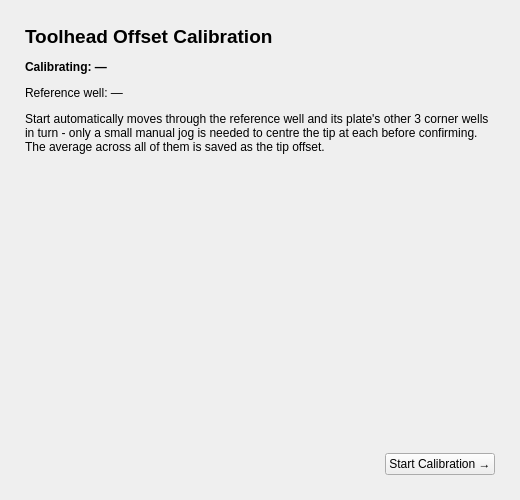
<?xml version="1.0" encoding="UTF-8"?>
<ui version="4.0">
 <class>ToolheadCalibrationDialog</class>
 <widget class="QWidget" name="ToolheadCalibrationDialog">
  <property name="geometry">
   <rect><x>0</x><y>0</y><width>520</width><height>500</height></rect>
  </property>
  <property name="windowTitle"><string>Toolhead Calibration</string></property>

  <layout class="QVBoxLayout" name="dialog_root">
   <property name="spacing"><number>12</number></property>
   <property name="leftMargin"><number>16</number></property>
   <property name="topMargin"><number>16</number></property>
   <property name="rightMargin"><number>16</number></property>
   <property name="bottomMargin"><number>16</number></property>

   <item>
    <widget class="QStackedWidget" name="page_stack">

     <!-- ── Page 0: Intro ── -->
     <widget class="QWidget" name="page_intro">
      <layout class="QVBoxLayout" name="intro_layout">
       <property name="spacing"><number>12</number></property>
       <item>
        <widget class="QLabel" name="intro_title">
         <property name="text"><string>Toolhead Offset Calibration</string></property>
         <property name="font"><font><pointsize>14</pointsize><bold>true</bold></font></property>
        </widget>
       </item>
       <item>
        <widget class="QLabel" name="toolhead_name_lbl">
         <property name="text"><string>Calibrating: —</string></property>
         <property name="font"><font><bold>true</bold></font></property>
        </widget>
       </item>
       <item>
        <widget class="QLabel" name="cal_ref_well_lbl">
         <property name="text"><string>Reference well: —</string></property>
        </widget>
       </item>
       <item>
        <widget class="QLabel" name="intro_body">
         <property name="text"><string>Start automatically moves through the reference well and its plate's other 3 corner wells in turn - only a small manual jog is needed to centre the tip at each before confirming. The average across all of them is saved as the tip offset.</string></property>
         <property name="wordWrap"><bool>true</bool></property>
        </widget>
       </item>
       <item>
        <spacer>
         <property name="orientation"><enum>Qt::Orientation::Vertical</enum></property>
         <property name="sizeHint" stdset="0"><size><width>20</width><height>20</height></size></property>
        </spacer>
       </item>
       <item>
        <layout class="QHBoxLayout">
         <item>
          <spacer>
           <property name="orientation"><enum>Qt::Orientation::Horizontal</enum></property>
           <property name="sizeHint" stdset="0"><size><width>40</width><height>20</height></size></property>
          </spacer>
         </item>
         <item>
          <widget class="QPushButton" name="start_cal_btn">
           <property name="text"><string>Start Calibration →</string></property>
           <property name="minimumWidth"><number>140</number></property>
          </widget>
         </item>
        </layout>
       </item>
      </layout>
     </widget>

     <!-- ── Page 1: Corner sequence ── -->
     <widget class="QWidget" name="page_corners">
      <layout class="QVBoxLayout" name="corners_layout">
       <property name="spacing"><number>8</number></property>

       <item>
        <widget class="QLabel" name="corner_title_lbl">
         <property name="text"><string>Corner 1 of 4</string></property>
         <property name="font"><font><pointsize>13</pointsize><bold>true</bold></font></property>
        </widget>
       </item>
       <item>
        <widget class="QLabel" name="corner_instruction_lbl">
         <property name="text"><string>Jog the tip to the centre of the well, then confirm.</string></property>
         <property name="wordWrap"><bool>true</bool></property>
        </widget>
       </item>

       <!-- Diagram + progress side by side -->
       <item>
        <layout class="QHBoxLayout">
         <property name="spacing"><number>16</number></property>
         <item>
          <widget class="QLabel" name="corner_diagram_lbl">
           <property name="minimumSize"><size><width>200</width><height>200</height></size></property>
           <property name="maximumSize"><size><width>200</width><height>200</height></size></property>
           <property name="frameShape"><enum>QFrame::Shape::NoFrame</enum></property>
           <property name="text"><string></string></property>
           <property name="alignment"><set>Qt::AlignmentFlag::AlignCenter</set></property>
          </widget>
         </item>
         <item>
          <layout class="QVBoxLayout">
           <property name="spacing"><number>6</number></property>
           <item>
            <widget class="QLabel">
             <property name="text"><string>Progress</string></property>
             <property name="font"><font><bold>true</bold></font></property>
            </widget>
           </item>
           <item>
            <widget class="QLabel" name="corner1_status_lbl">
             <property name="text"><string>○  -</string></property>
             <property name="font"><font><family>monospace</family></font></property>
            </widget>
           </item>
           <item>
            <widget class="QLabel" name="corner2_status_lbl">
             <property name="text"><string>○  -</string></property>
             <property name="font"><font><family>monospace</family></font></property>
            </widget>
           </item>
           <item>
            <widget class="QLabel" name="corner3_status_lbl">
             <property name="text"><string>○  -</string></property>
             <property name="font"><font><family>monospace</family></font></property>
            </widget>
           </item>
           <item>
            <widget class="QLabel" name="corner4_status_lbl">
             <property name="text"><string>○  -</string></property>
             <property name="font"><font><family>monospace</family></font></property>
            </widget>
           </item>
           <item>
            <spacer>
             <property name="orientation"><enum>Qt::Orientation::Vertical</enum></property>
             <property name="sizeHint" stdset="0"><size><width>20</width><height>10</height></size></property>
            </spacer>
           </item>
          </layout>
         </item>
        </layout>
       </item>

       <!-- Jog controls -->
       <item>
        <widget class="QGroupBox" name="jog_group">
         <property name="title"><string>Jog</string></property>
         <layout class="QHBoxLayout" name="jog_outer">
          <property name="spacing"><number>20</number></property>
          <item>
           <layout class="QGridLayout" name="xy_jog_grid">
            <property name="spacing"><number>2</number></property>
            <item row="0" column="1">
             <widget class="QPushButton" name="jog_y_pos_btn">
              <property name="text"><string>▲</string></property>
              <property name="maximumWidth"><number>40</number></property>
             </widget>
            </item>
            <item row="1" column="0">
             <widget class="QPushButton" name="jog_x_neg_btn">
              <property name="text"><string>◄</string></property>
              <property name="maximumWidth"><number>40</number></property>
             </widget>
            </item>
            <item row="1" column="2">
             <widget class="QPushButton" name="jog_x_pos_btn">
              <property name="text"><string>►</string></property>
              <property name="maximumWidth"><number>40</number></property>
             </widget>
            </item>
            <item row="2" column="1">
             <widget class="QPushButton" name="jog_y_neg_btn">
              <property name="text"><string>▼</string></property>
              <property name="maximumWidth"><number>40</number></property>
             </widget>
            </item>
           </layout>
          </item>
          <item>
           <layout class="QVBoxLayout">
            <item>
             <widget class="QPushButton" name="jog_z_pos_btn">
              <property name="text"><string>Z ▲</string></property>
             </widget>
            </item>
            <item>
             <widget class="QPushButton" name="jog_z_neg_btn">
              <property name="text"><string>Z ▼</string></property>
             </widget>
            </item>
           </layout>
          </item>
          <item>
           <layout class="QVBoxLayout">
            <item>
             <widget class="QLabel">
              <property name="text"><string>Step (mm)</string></property>
             </widget>
            </item>
            <item>
             <widget class="QDoubleSpinBox" name="jog_step_spin">
              <property name="minimum"><double>0.100000000000000</double></property>
              <property name="maximum"><double>10.000000000000000</double></property>
              <property name="singleStep"><double>0.100000000000000</double></property>
              <property name="value"><double>0.500000000000000</double></property>
              <property name="maximumWidth"><number>80</number></property>
             </widget>
            </item>
            <item>
             <spacer>
              <property name="orientation"><enum>Qt::Orientation::Vertical</enum></property>
              <property name="sizeHint" stdset="0"><size><width>20</width><height>10</height></size></property>
             </spacer>
            </item>
           </layout>
          </item>
         </layout>
        </widget>
       </item>

       <!-- Bottom bar -->
       <item>
        <layout class="QHBoxLayout">
         <item>
          <widget class="QPushButton" name="abort_cal_btn">
           <property name="text"><string>Abort</string></property>
           <property name="maximumWidth"><number>70</number></property>
          </widget>
         </item>
         <item>
          <spacer>
           <property name="orientation"><enum>Qt::Orientation::Horizontal</enum></property>
           <property name="sizeHint" stdset="0"><size><width>40</width><height>20</height></size></property>
          </spacer>
         </item>
         <item>
          <widget class="QPushButton" name="confirm_corner_btn">
           <property name="text"><string>Confirm Corner 1 ✓</string></property>
           <property name="minimumWidth"><number>150</number></property>
          </widget>
         </item>
        </layout>
       </item>

      </layout>
     </widget>

     <!-- ── Page 2: Results ── -->
     <widget class="QWidget" name="page_results">
      <layout class="QVBoxLayout" name="results_layout">
       <property name="spacing"><number>16</number></property>
       <item>
        <widget class="QLabel" name="results_title">
         <property name="text"><string>Calibration Complete</string></property>
         <property name="font"><font><pointsize>14</pointsize><bold>true</bold></font></property>
        </widget>
       </item>
       <item>
        <widget class="QGroupBox" name="offset_group">
         <property name="title"><string>Measured Well Centre — absolute machine position (not the offset)</string></property>
         <layout class="QVBoxLayout">
          <item>
           <widget class="QLabel" name="offset_x_lbl">
            <property name="text"><string>Measured well centre X:   ---  mm</string></property>
            <property name="font"><font><family>monospace</family><pointsize>12</pointsize></font></property>
           </widget>
          </item>
          <item>
           <widget class="QLabel" name="offset_y_lbl">
            <property name="text"><string>Measured well centre Y:   ---  mm</string></property>
            <property name="font"><font><family>monospace</family><pointsize>12</pointsize></font></property>
           </widget>
          </item>
         </layout>
        </widget>
       </item>
       <item>
        <widget class="QLabel" name="computed_offset_lbl">
         <property name="text"><string>Nominal well centre and tip offset:   not yet calculated</string></property>
         <property name="font"><font><family>monospace</family><pointsize>11</pointsize></font></property>
         <property name="wordWrap"><bool>true</bool></property>
        </widget>
       </item>
       <item>
        <widget class="QLabel" name="results_note">
         <property name="text"><string>The measured centre above is where the tip physically is, not a correction amount. Press Accept to calculate the nominal (expected) well centre and the resulting tip offset, saved to this toolhead's local calibration file - review the numbers, then press Continue.</string></property>
         <property name="wordWrap"><bool>true</bool></property>
        </widget>
       </item>
       <item>
        <spacer>
         <property name="orientation"><enum>Qt::Orientation::Vertical</enum></property>
         <property name="sizeHint" stdset="0"><size><width>20</width><height>40</height></size></property>
        </spacer>
       </item>
       <item>
        <layout class="QHBoxLayout">
         <item>
          <widget class="QPushButton" name="redo_cal_btn">
           <property name="text"><string>↺  Redo</string></property>
          </widget>
         </item>
         <item>
          <spacer>
           <property name="orientation"><enum>Qt::Orientation::Horizontal</enum></property>
           <property name="sizeHint" stdset="0"><size><width>40</width><height>20</height></size></property>
          </spacer>
         </item>
         <item>
          <widget class="QPushButton" name="accept_cal_btn">
           <property name="text"><string>Accept &amp; Continue →</string></property>
           <property name="minimumWidth"><number>150</number></property>
          </widget>
         </item>
        </layout>
       </item>
      </layout>
     </widget>

     <!-- ── Page 3: Z touch ── -->
     <widget class="QWidget" name="page_z_touch">
      <layout class="QVBoxLayout" name="z_touch_layout">
       <property name="spacing"><number>12</number></property>
       <item>
        <widget class="QLabel" name="z_touch_title">
         <property name="text"><string>Z Reference Calibration</string></property>
         <property name="font"><font><pointsize>14</pointsize><bold>true</bold></font></property>
        </widget>
       </item>
       <item>
        <widget class="QLabel" name="z_touch_body">
         <property name="text"><string>Jog the tip straight down until it just touches the deck / Z=0 reference surface, then confirm. The current carriage Z becomes this toolhead's measured tip_offset_z.</string></property>
         <property name="wordWrap"><bool>true</bool></property>
        </widget>
       </item>
       <item>
        <spacer>
         <property name="orientation"><enum>Qt::Orientation::Vertical</enum></property>
         <property name="sizeHint" stdset="0"><size><width>20</width><height>10</height></size></property>
        </spacer>
       </item>
       <item>
        <widget class="QLabel" name="z_current_lbl">
         <property name="text"><string>Current Z:   ---  mm</string></property>
         <property name="font"><font><family>monospace</family><pointsize>12</pointsize></font></property>
         <property name="alignment"><set>Qt::AlignmentFlag::AlignCenter</set></property>
        </widget>
       </item>
       <item>
        <spacer>
         <property name="orientation"><enum>Qt::Orientation::Vertical</enum></property>
         <property name="sizeHint" stdset="0"><size><width>20</width><height>10</height></size></property>
        </spacer>
       </item>
       <item>
        <widget class="QGroupBox" name="z_jog_group">
         <property name="title"><string>Jog</string></property>
         <layout class="QHBoxLayout">
          <item>
           <spacer>
            <property name="orientation"><enum>Qt::Orientation::Horizontal</enum></property>
            <property name="sizeHint" stdset="0"><size><width>40</width><height>20</height></size></property>
           </spacer>
          </item>
          <item>
           <widget class="QPushButton" name="z_jog_pos_btn">
            <property name="text"><string>Z ▲</string></property>
            <property name="maximumWidth"><number>60</number></property>
           </widget>
          </item>
          <item>
           <widget class="QPushButton" name="z_jog_neg_btn">
            <property name="text"><string>Z ▼</string></property>
            <property name="maximumWidth"><number>60</number></property>
           </widget>
          </item>
          <item>
           <widget class="QLabel">
            <property name="text"><string>Step (mm)</string></property>
           </widget>
          </item>
          <item>
           <widget class="QDoubleSpinBox" name="z_jog_step_spin">
            <property name="minimum"><double>0.100000000000000</double></property>
            <property name="maximum"><double>10.000000000000000</double></property>
            <property name="singleStep"><double>0.100000000000000</double></property>
            <property name="value"><double>0.500000000000000</double></property>
            <property name="maximumWidth"><number>80</number></property>
           </widget>
          </item>
          <item>
           <spacer>
            <property name="orientation"><enum>Qt::Orientation::Horizontal</enum></property>
            <property name="sizeHint" stdset="0"><size><width>40</width><height>20</height></size></property>
           </spacer>
          </item>
         </layout>
        </widget>
       </item>
       <item>
        <spacer>
         <property name="orientation"><enum>Qt::Orientation::Vertical</enum></property>
         <property name="sizeHint" stdset="0"><size><width>20</width><height>20</height></size></property>
        </spacer>
       </item>
       <item>
        <layout class="QHBoxLayout">
         <item>
          <widget class="QPushButton" name="abort_z_btn">
           <property name="text"><string>Abort</string></property>
           <property name="maximumWidth"><number>70</number></property>
          </widget>
         </item>
         <item>
          <spacer>
           <property name="orientation"><enum>Qt::Orientation::Horizontal</enum></property>
           <property name="sizeHint" stdset="0"><size><width>40</width><height>20</height></size></property>
          </spacer>
         </item>
         <item>
          <widget class="QPushButton" name="confirm_z_touch_btn">
           <property name="text"><string>Confirm Touch &amp; Finish ✓</string></property>
           <property name="minimumWidth"><number>180</number></property>
          </widget>
         </item>
        </layout>
       </item>
      </layout>
     </widget>

    </widget>
   </item>
  </layout>
 </widget>
 <resources/>
 <connections/>
</ui>
